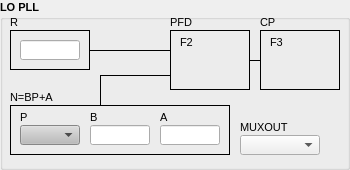
      <widget class="QGroupBox" name="groupBox_9">
       <property name="geometry">
        <rect>
         <x>270</x>
         <y>205</y>
         <width>350</width>
         <height>170</height>
        </rect>
       </property>
       <property name="font">
        <font>
         <pointsize>8</pointsize>
         <weight>75</weight>
         <bold>true</bold>
        </font>
       </property>
       <property name="title">
        <string>LO PLL</string>
       </property>
       <widget class="Line" name="line_40">
        <property name="geometry">
         <rect>
          <x>90</x>
          <y>45</y>
          <width>80</width>
          <height>10</height>
         </rect>
        </property>
        <property name="frameShadow">
         <enum>QFrame::Plain</enum>
        </property>
        <property name="lineWidth">
         <number>1</number>
        </property>
        <property name="orientation">
         <enum>Qt::Horizontal</enum>
        </property>
       </widget>
       <widget class="caGraphics" name="caRectangle_29">
        <property name="geometry">
         <rect>
          <x>330</x>
          <y>135</y>
          <width>10</width>
          <height>20</height>
         </rect>
        </property>
        <property name="foreground">
         <color>
          <red>0</red>
          <green>216</green>
          <blue>0</blue>
         </color>
        </property>
        <property name="linestyle" stdset="0">
         <enum>caGraphics::Solid</enum>
        </property>
        <property name="fillstyle" stdset="0">
         <enum>caGraphics::Filled</enum>
        </property>
        <property name="lineColor">
         <color>
          <red>0</red>
          <green>216</green>
          <blue>0</blue>
         </color>
        </property>
        <property name="visibility">
         <enum>caGraphics::IfNotZero</enum>
        </property>
        <property name="channel" stdset="0">
         <string>$(DEV):LO-PLL-MUX-OUT</string>
        </property>
        <property name="form">
         <enum>caGraphics::Rectangle</enum>
        </property>
       </widget>
       <widget class="QFrame" name="frame_15">
        <property name="geometry">
         <rect>
          <x>10</x>
          <y>105</y>
          <width>220</width>
          <height>50</height>
         </rect>
        </property>
        <property name="frameShape">
         <enum>QFrame::Box</enum>
        </property>
        <property name="frameShadow">
         <enum>QFrame::Plain</enum>
        </property>
        <widget class="caMenu" name="caMenu_2">
         <property name="geometry">
          <rect>
           <x>10</x>
           <y>20</y>
           <width>60</width>
           <height>20</height>
          </rect>
         </property>
         <property name="channel" stdset="0">
          <string>$(DEV):LO-PLL-P</string>
         </property>
         <property name="colorMode">
          <enum>caMenu::Static</enum>
         </property>
         <property name="foreground">
          <color>
           <red>0</red>
           <green>0</green>
           <blue>0</blue>
          </color>
         </property>
         <property name="background">
          <color>
           <red>187</red>
           <green>187</green>
           <blue>187</blue>
          </color>
         </property>
         <property name="styleSheet" stdset="0">
          <string notr="true">background-color: rgba(187, 187, 187, 255); color: rgba(0, 0, 0, 255);</string>
         </property>
        </widget>
        <widget class="caTextEntry" name="caTextEntry_6">
         <property name="geometry">
          <rect>
           <x>80</x>
           <y>20</y>
           <width>60</width>
           <height>20</height>
          </rect>
         </property>
         <property name="channel" stdset="0">
          <string>$(DEV):LO-PLL-B</string>
         </property>
         <property name="foreground">
          <color>
           <red>0</red>
           <green>0</green>
           <blue>0</blue>
          </color>
         </property>
         <property name="background">
          <color>
           <red>187</red>
           <green>187</green>
           <blue>187</blue>
          </color>
         </property>
         <property name="colorMode">
          <enum>caLineEdit::Static</enum>
         </property>
         <property name="precisionMode">
          <enum>caLineEdit::Channel</enum>
         </property>
         <property name="limitsMode">
          <enum>caLineEdit::Channel</enum>
         </property>
         <property name="maxValue">
          <double>1.000000000000000</double>
         </property>
         <property name="minValue">
          <double>0.000000000000000</double>
         </property>
         <property name="fontScaleMode" stdset="0">
          <enum>caLineEdit::WidthAndHeight</enum>
         </property>
         <property name="formatType">
          <enum>caLineEdit::decimal</enum>
         </property>
        </widget>
        <widget class="caTextEntry" name="caTextEntry_5">
         <property name="geometry">
          <rect>
           <x>150</x>
           <y>20</y>
           <width>60</width>
           <height>20</height>
          </rect>
         </property>
         <property name="channel" stdset="0">
          <string>$(DEV):LO-PLL-A</string>
         </property>
         <property name="foreground">
          <color>
           <red>0</red>
           <green>0</green>
           <blue>0</blue>
          </color>
         </property>
         <property name="background">
          <color>
           <red>187</red>
           <green>187</green>
           <blue>187</blue>
          </color>
         </property>
         <property name="colorMode">
          <enum>caLineEdit::Static</enum>
         </property>
         <property name="precisionMode">
          <enum>caLineEdit::Channel</enum>
         </property>
         <property name="limitsMode">
          <enum>caLineEdit::Channel</enum>
         </property>
         <property name="maxValue">
          <double>1.000000000000000</double>
         </property>
         <property name="minValue">
          <double>0.000000000000000</double>
         </property>
         <property name="fontScaleMode" stdset="0">
          <enum>caLineEdit::WidthAndHeight</enum>
         </property>
         <property name="formatType">
          <enum>caLineEdit::decimal</enum>
         </property>
        </widget>
        <widget class="QLabel" name="label_19">
         <property name="geometry">
          <rect>
           <x>10</x>
           <y>5</y>
           <width>60</width>
           <height>15</height>
          </rect>
         </property>
         <property name="sizePolicy">
          <sizepolicy hsizetype="Fixed" vsizetype="Fixed">
           <horstretch>0</horstretch>
           <verstretch>0</verstretch>
          </sizepolicy>
         </property>
         <property name="minimumSize">
          <size>
           <width>0</width>
           <height>15</height>
          </size>
         </property>
         <property name="font">
          <font>
           <weight>50</weight>
           <bold>false</bold>
           <stylestrategy>PreferAntialias</stylestrategy>
          </font>
         </property>
         <property name="text">
          <string>P</string>
         </property>
         <property name="alignment">
          <set>Qt::AlignLeading|Qt::AlignLeft|Qt::AlignVCenter</set>
         </property>
        </widget>
        <widget class="QLabel" name="label_33">
         <property name="geometry">
          <rect>
           <x>80</x>
           <y>5</y>
           <width>60</width>
           <height>15</height>
          </rect>
         </property>
         <property name="sizePolicy">
          <sizepolicy hsizetype="Fixed" vsizetype="Fixed">
           <horstretch>0</horstretch>
           <verstretch>0</verstretch>
          </sizepolicy>
         </property>
         <property name="minimumSize">
          <size>
           <width>0</width>
           <height>15</height>
          </size>
         </property>
         <property name="font">
          <font>
           <weight>50</weight>
           <bold>false</bold>
           <stylestrategy>PreferAntialias</stylestrategy>
          </font>
         </property>
         <property name="text">
          <string>B</string>
         </property>
         <property name="alignment">
          <set>Qt::AlignLeading|Qt::AlignLeft|Qt::AlignVCenter</set>
         </property>
        </widget>
        <widget class="QLabel" name="label_34">
         <property name="geometry">
          <rect>
           <x>150</x>
           <y>5</y>
           <width>60</width>
           <height>15</height>
          </rect>
         </property>
         <property name="sizePolicy">
          <sizepolicy hsizetype="Fixed" vsizetype="Fixed">
           <horstretch>0</horstretch>
           <verstretch>0</verstretch>
          </sizepolicy>
         </property>
         <property name="minimumSize">
          <size>
           <width>0</width>
           <height>15</height>
          </size>
         </property>
         <property name="font">
          <font>
           <weight>50</weight>
           <bold>false</bold>
           <stylestrategy>PreferAntialias</stylestrategy>
          </font>
         </property>
         <property name="text">
          <string>A</string>
         </property>
         <property name="alignment">
          <set>Qt::AlignLeading|Qt::AlignLeft|Qt::AlignVCenter</set>
         </property>
        </widget>
       </widget>
       <widget class="Line" name="line_41">
        <property name="geometry">
         <rect>
          <x>100</x>
          <y>70</y>
          <width>70</width>
          <height>10</height>
         </rect>
        </property>
        <property name="frameShadow">
         <enum>QFrame::Plain</enum>
        </property>
        <property name="lineWidth">
         <number>1</number>
        </property>
        <property name="orientation">
         <enum>Qt::Horizontal</enum>
        </property>
       </widget>
       <widget class="QFrame" name="frame_16">
        <property name="geometry">
         <rect>
          <x>170</x>
          <y>30</y>
          <width>80</width>
          <height>60</height>
         </rect>
        </property>
        <property name="frameShape">
         <enum>QFrame::Box</enum>
        </property>
        <property name="frameShadow">
         <enum>QFrame::Plain</enum>
        </property>
        <widget class="caChoice" name="caChoice_2">
         <property name="geometry">
          <rect>
           <x>10</x>
           <y>20</y>
           <width>60</width>
           <height>30</height>
          </rect>
         </property>
         <property name="font">
          <font>
           <pointsize>6</pointsize>
          </font>
         </property>
         <property name="channel" stdset="0">
          <string>$(DEV):LO-PLL-F2</string>
         </property>
         <property name="foreground">
          <color>
           <red>0</red>
           <green>0</green>
           <blue>0</blue>
          </color>
         </property>
         <property name="background">
          <color>
           <red>187</red>
           <green>187</green>
           <blue>187</blue>
          </color>
         </property>
         <property name="colorMode">
          <enum>caChoice::Static</enum>
         </property>
         <property name="endBit">
          <number>1</number>
         </property>
         <property name="fontScaleMode" stdset="0">
          <enum>EPushButton::None</enum>
         </property>
        </widget>
        <widget class="QLabel" name="label_16">
         <property name="geometry">
          <rect>
           <x>10</x>
           <y>5</y>
           <width>60</width>
           <height>15</height>
          </rect>
         </property>
         <property name="sizePolicy">
          <sizepolicy hsizetype="Preferred" vsizetype="Fixed">
           <horstretch>0</horstretch>
           <verstretch>0</verstretch>
          </sizepolicy>
         </property>
         <property name="minimumSize">
          <size>
           <width>0</width>
           <height>15</height>
          </size>
         </property>
         <property name="font">
          <font>
           <weight>50</weight>
           <bold>false</bold>
          </font>
         </property>
         <property name="text">
          <string>F2</string>
         </property>
         <property name="alignment">
          <set>Qt::AlignLeading|Qt::AlignLeft|Qt::AlignVCenter</set>
         </property>
        </widget>
       </widget>
       <widget class="QFrame" name="frame_12">
        <property name="geometry">
         <rect>
          <x>10</x>
          <y>30</y>
          <width>80</width>
          <height>40</height>
         </rect>
        </property>
        <property name="frameShape">
         <enum>QFrame::Box</enum>
        </property>
        <property name="frameShadow">
         <enum>QFrame::Plain</enum>
        </property>
        <widget class="caTextEntry" name="caTextEntry_4">
         <property name="geometry">
          <rect>
           <x>10</x>
           <y>10</y>
           <width>60</width>
           <height>20</height>
          </rect>
         </property>
         <property name="channel" stdset="0">
          <string>$(DEV):LO-PLL-R</string>
         </property>
         <property name="foreground">
          <color>
           <red>0</red>
           <green>0</green>
           <blue>0</blue>
          </color>
         </property>
         <property name="background">
          <color>
           <red>187</red>
           <green>187</green>
           <blue>187</blue>
          </color>
         </property>
         <property name="colorMode">
          <enum>caLineEdit::Static</enum>
         </property>
         <property name="precisionMode">
          <enum>caLineEdit::Channel</enum>
         </property>
         <property name="limitsMode">
          <enum>caLineEdit::Channel</enum>
         </property>
         <property name="maxValue">
          <double>1.000000000000000</double>
         </property>
         <property name="minValue">
          <double>0.000000000000000</double>
         </property>
         <property name="fontScaleMode" stdset="0">
          <enum>caLineEdit::WidthAndHeight</enum>
         </property>
         <property name="formatType">
          <enum>caLineEdit::decimal</enum>
         </property>
        </widget>
       </widget>
       <widget class="Line" name="line_48">
        <property name="geometry">
         <rect>
          <x>95</x>
          <y>75</y>
          <width>10</width>
          <height>30</height>
         </rect>
        </property>
        <property name="frameShadow">
         <enum>QFrame::Plain</enum>
        </property>
        <property name="lineWidth">
         <number>1</number>
        </property>
        <property name="orientation">
         <enum>Qt::Vertical</enum>
        </property>
       </widget>
       <widget class="QFrame" name="frame_17">
        <property name="geometry">
         <rect>
          <x>260</x>
          <y>30</y>
          <width>80</width>
          <height>60</height>
         </rect>
        </property>
        <property name="frameShape">
         <enum>QFrame::Box</enum>
        </property>
        <property name="frameShadow">
         <enum>QFrame::Plain</enum>
        </property>
        <widget class="caChoice" name="caChoice_3">
         <property name="geometry">
          <rect>
           <x>10</x>
           <y>20</y>
           <width>60</width>
           <height>30</height>
          </rect>
         </property>
         <property name="font">
          <font>
           <pointsize>6</pointsize>
          </font>
         </property>
         <property name="channel" stdset="0">
          <string>$(DEV):LO-PLL-F3</string>
         </property>
         <property name="foreground">
          <color>
           <red>0</red>
           <green>0</green>
           <blue>0</blue>
          </color>
         </property>
         <property name="background">
          <color>
           <red>187</red>
           <green>187</green>
           <blue>187</blue>
          </color>
         </property>
         <property name="colorMode">
          <enum>caChoice::Static</enum>
         </property>
         <property name="endBit">
          <number>1</number>
         </property>
         <property name="fontScaleMode" stdset="0">
          <enum>EPushButton::None</enum>
         </property>
        </widget>
        <widget class="QLabel" name="label_15">
         <property name="geometry">
          <rect>
           <x>10</x>
           <y>5</y>
           <width>60</width>
           <height>15</height>
          </rect>
         </property>
         <property name="sizePolicy">
          <sizepolicy hsizetype="Preferred" vsizetype="Fixed">
           <horstretch>0</horstretch>
           <verstretch>0</verstretch>
          </sizepolicy>
         </property>
         <property name="minimumSize">
          <size>
           <width>0</width>
           <height>15</height>
          </size>
         </property>
         <property name="font">
          <font>
           <weight>50</weight>
           <bold>false</bold>
          </font>
         </property>
         <property name="text">
          <string>F3</string>
         </property>
         <property name="alignment">
          <set>Qt::AlignLeading|Qt::AlignLeft|Qt::AlignVCenter</set>
         </property>
        </widget>
       </widget>
       <widget class="caMenu" name="caMenu_0">
        <property name="geometry">
         <rect>
          <x>240</x>
          <y>135</y>
          <width>80</width>
          <height>20</height>
         </rect>
        </property>
        <property name="sizeAdjustPolicy">
         <enum>QComboBox::AdjustToContentsOnFirstShow</enum>
        </property>
        <property name="channel" stdset="0">
         <string>$(DEV):LO-PLL-MUX</string>
        </property>
        <property name="colorMode">
         <enum>caMenu::Static</enum>
        </property>
        <property name="foreground">
         <color>
          <red>0</red>
          <green>0</green>
          <blue>0</blue>
         </color>
        </property>
        <property name="background">
         <color>
          <red>187</red>
          <green>187</green>
          <blue>187</blue>
         </color>
        </property>
       </widget>
       <widget class="Line" name="line_42">
        <property name="geometry">
         <rect>
          <x>250</x>
          <y>55</y>
          <width>10</width>
          <height>10</height>
         </rect>
        </property>
        <property name="frameShadow">
         <enum>QFrame::Plain</enum>
        </property>
        <property name="lineWidth">
         <number>1</number>
        </property>
        <property name="orientation">
         <enum>Qt::Horizontal</enum>
        </property>
       </widget>
       <widget class="QLabel" name="label_12">
        <property name="geometry">
         <rect>
          <x>10</x>
          <y>15</y>
          <width>60</width>
          <height>15</height>
         </rect>
        </property>
        <property name="sizePolicy">
         <sizepolicy hsizetype="Fixed" vsizetype="Fixed">
          <horstretch>0</horstretch>
          <verstretch>0</verstretch>
         </sizepolicy>
        </property>
        <property name="minimumSize">
         <size>
          <width>0</width>
          <height>15</height>
         </size>
        </property>
        <property name="font">
         <font>
          <weight>50</weight>
          <bold>false</bold>
          <stylestrategy>PreferAntialias</stylestrategy>
         </font>
        </property>
        <property name="text">
         <string>R</string>
        </property>
        <property name="alignment">
         <set>Qt::AlignLeading|Qt::AlignLeft|Qt::AlignVCenter</set>
        </property>
       </widget>
       <widget class="QLabel" name="label_13">
        <property name="geometry">
         <rect>
          <x>170</x>
          <y>15</y>
          <width>60</width>
          <height>15</height>
         </rect>
        </property>
        <property name="sizePolicy">
         <sizepolicy hsizetype="Fixed" vsizetype="Fixed">
          <horstretch>0</horstretch>
          <verstretch>0</verstretch>
         </sizepolicy>
        </property>
        <property name="minimumSize">
         <size>
          <width>0</width>
          <height>15</height>
         </size>
        </property>
        <property name="font">
         <font>
          <weight>50</weight>
          <bold>false</bold>
          <stylestrategy>PreferAntialias</stylestrategy>
         </font>
        </property>
        <property name="text">
         <string>PFD</string>
        </property>
        <property name="alignment">
         <set>Qt::AlignLeading|Qt::AlignLeft|Qt::AlignVCenter</set>
        </property>
       </widget>
       <widget class="QLabel" name="label_14">
        <property name="geometry">
         <rect>
          <x>260</x>
          <y>15</y>
          <width>60</width>
          <height>15</height>
         </rect>
        </property>
        <property name="sizePolicy">
         <sizepolicy hsizetype="Fixed" vsizetype="Fixed">
          <horstretch>0</horstretch>
          <verstretch>0</verstretch>
         </sizepolicy>
        </property>
        <property name="minimumSize">
         <size>
          <width>0</width>
          <height>15</height>
         </size>
        </property>
        <property name="font">
         <font>
          <weight>50</weight>
          <bold>false</bold>
          <stylestrategy>PreferAntialias</stylestrategy>
         </font>
        </property>
        <property name="text">
         <string>CP</string>
        </property>
        <property name="alignment">
         <set>Qt::AlignLeading|Qt::AlignLeft|Qt::AlignVCenter</set>
        </property>
       </widget>
       <widget class="QLabel" name="label_17">
        <property name="geometry">
         <rect>
          <x>10</x>
          <y>90</y>
          <width>80</width>
          <height>15</height>
         </rect>
        </property>
        <property name="sizePolicy">
         <sizepolicy hsizetype="Fixed" vsizetype="Fixed">
          <horstretch>0</horstretch>
          <verstretch>0</verstretch>
         </sizepolicy>
        </property>
        <property name="minimumSize">
         <size>
          <width>0</width>
          <height>15</height>
         </size>
        </property>
        <property name="font">
         <font>
          <weight>50</weight>
          <bold>false</bold>
          <stylestrategy>PreferAntialias</stylestrategy>
         </font>
        </property>
        <property name="text">
         <string>N=BP+A</string>
        </property>
        <property name="alignment">
         <set>Qt::AlignLeading|Qt::AlignLeft|Qt::AlignVCenter</set>
        </property>
       </widget>
       <widget class="QLabel" name="label_18">
        <property name="geometry">
         <rect>
          <x>240</x>
          <y>120</y>
          <width>60</width>
          <height>15</height>
         </rect>
        </property>
        <property name="sizePolicy">
         <sizepolicy hsizetype="Fixed" vsizetype="Fixed">
          <horstretch>0</horstretch>
          <verstretch>0</verstretch>
         </sizepolicy>
        </property>
        <property name="minimumSize">
         <size>
          <width>0</width>
          <height>15</height>
         </size>
        </property>
        <property name="font">
         <font>
          <weight>50</weight>
          <bold>false</bold>
          <stylestrategy>PreferAntialias</stylestrategy>
         </font>
        </property>
        <property name="text">
         <string>MUXOUT</string>
        </property>
        <property name="alignment">
         <set>Qt::AlignLeading|Qt::AlignLeft|Qt::AlignVCenter</set>
        </property>
       </widget>
      </widget>
